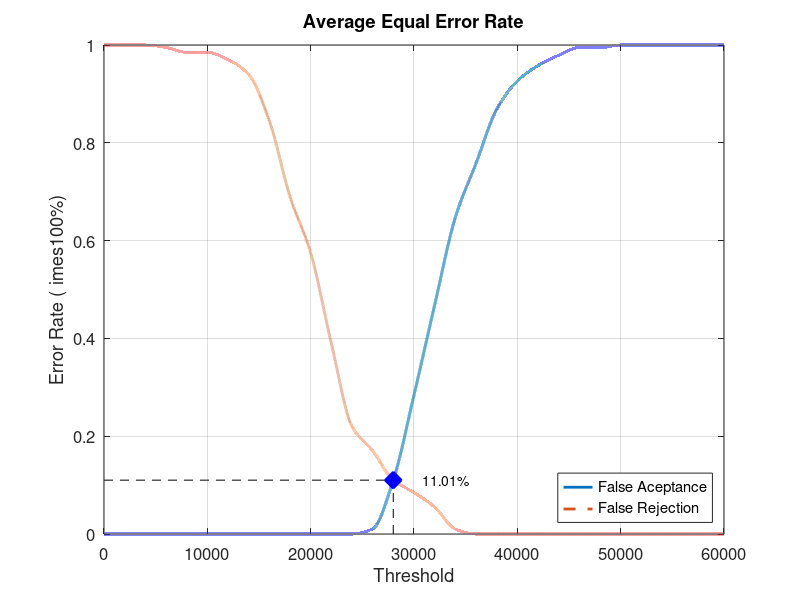
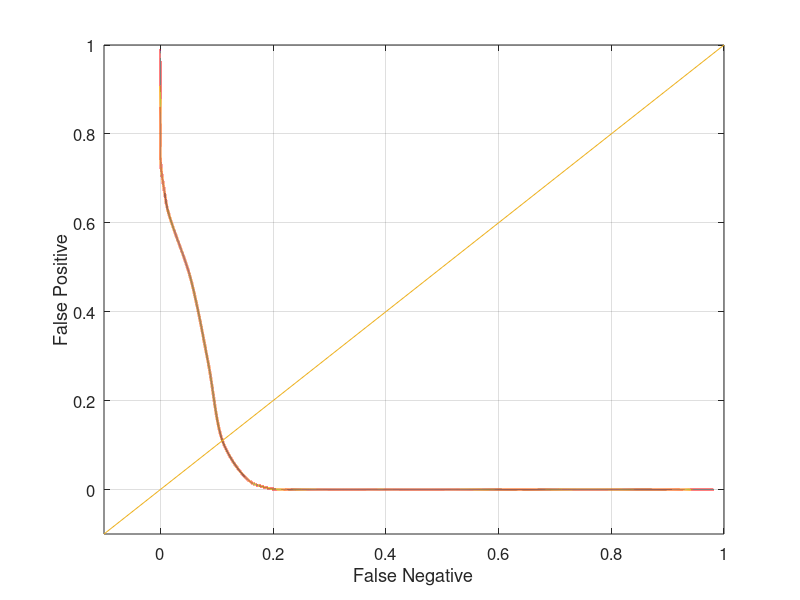

The MATLAB script that drew these images, in order:
close all;
clear;
clc;
x = 0:2000:60000;
xq = 0:0.5:60000;

y0 = [0 0 0 0 0 0 0 0 0 0 0 0 0 0.0105263 0.110526 0.284211 0.468421 0.647368 0.757895 0.868421 0.926316 0.957895 0.978947 0.994737 0.994737 1 1 1 1 1 1]
yy0 = interp1(x, y0, xq, 'pchip');
y1 = [1 1 1 0.995 0.985 0.985 0.97 0.94 0.845 0.69 0.575 0.39 0.22 0.17 0.11 0.085 0.055 0.01 0 0 0 0 0 0 0 0 0 0 0 0 0]
yy1 = interp1(x, y1, xq, 'pchip');

% Calculating EER: 
y2 = abs(y0 - y1);
find(y2 == min(y2))
yy2 = abs(yy0 - yy1);
xEER = find(yy2 == min(yy2));
xEERIndex = xq(xEER) % X-axis EER
yEER = yy0(xEER) % Y-axis EER

main = figure
plot(xq, yy0,'-','LineWidth', 2);	hold on
plot(xq, yy1,'--','LineWidth', 2);	hold on
plot([xEERIndex xEERIndex], [0 yEER], 'k--');	hold on
plot([0 xEERIndex], [yEER yEER], 'k--');	hold on
plot(xEERIndex, yEER, 'bx', 'LineWidth', 10);	hold on
text(xEERIndex + 10 * xEERIndex / 100, yEER, [num2str(round((10000 * yEER)) / 100) '%'])
legend('False Aceptance', 'False Rejection', 'Location', 'SouthEast')
xlabel('Threshold')
ylabel('Error Rate (	imes100%)')
title('Average Equal Error Rate')
set(gca, 'FontSize', 12)
axis([0 60000 0 1])
grid on

print(main, 'Database4_4Main', '-dpng');
FNRxFPR = figure('Color', [1 1 1]);
plot(yy1, yy0, '-', yy1, yy0, 'LineWidth', 2);
hold on
y = -0.1:0.1:1
plot(y, y); 
set(gca, 'FontSize', 12)
xlabel('False Negative')
ylabel('False Positive')
axis([-0.1 1 -0.1 1])
set(gca, 'FontSize', 12)
grid on

print(FNRxFPR, 'Database4_4FNRxFPR','-dpng');
